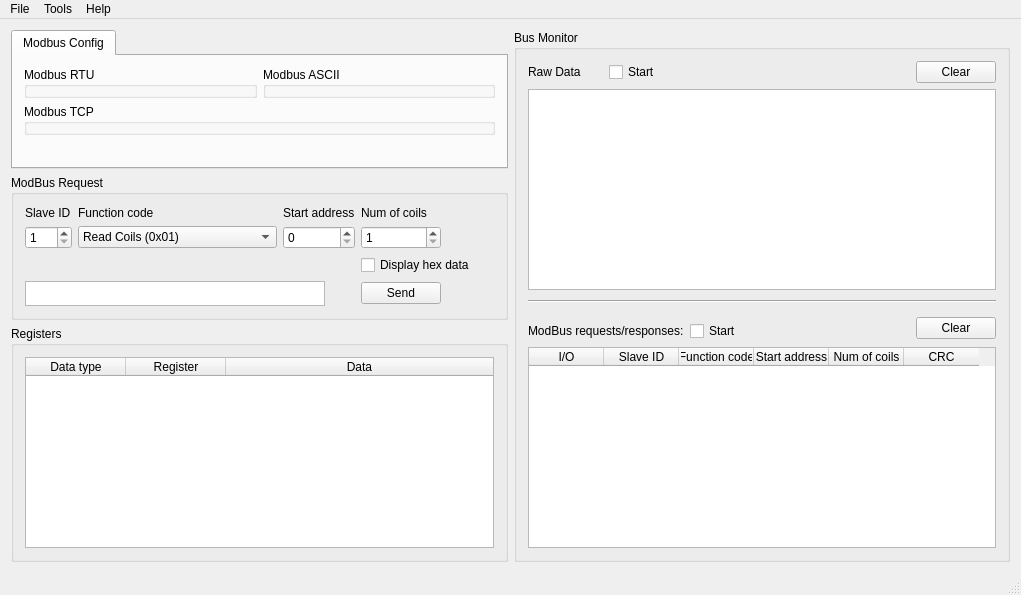
<?xml version="1.0" encoding="UTF-8"?>
<ui version="4.0">
 <class>MainWindowClass</class>
 <widget class="QMainWindow" name="MainWindowClass">
  <property name="geometry">
   <rect>
    <x>0</x>
    <y>0</y>
    <width>1021</width>
    <height>595</height>
   </rect>
  </property>
  <property name="windowTitle">
   <string>QModBus</string>
  </property>
  <property name="windowIcon">
   <iconset resource="../data/qmodbus.qrc">
    <normaloff>:/images/logo.png</normaloff>:/images/logo.png</iconset>
  </property>
  <widget class="QWidget" name="centralWidget">
   <layout class="QHBoxLayout" name="horizontalLayout_3">
    <item>
     <layout class="QVBoxLayout" name="verticalLayout">
      <item>
       <widget class="QTabWidget" name="tabWidget">
        <property name="sizePolicy">
         <sizepolicy hsizetype="Expanding" vsizetype="Expanding">
          <horstretch>0</horstretch>
          <verstretch>0</verstretch>
         </sizepolicy>
        </property>
        <property name="currentIndex">
         <number>0</number>
        </property>
        <widget class="QWidget" name="modbusConfigPage">
         <attribute name="title">
          <string>Modbus Config</string>
         </attribute>
         <layout class="QVBoxLayout" name="modbusConfigLayout">
          <property name="spacing">
           <number>6</number>
          </property>
          <item>
           <layout class="QHBoxLayout" name="serialConfigLayout">
            <item>
             <widget class="QGroupBox" name="rtuConfigGroup">
              <property name="title">
               <string>Modbus RTU</string>
              </property>
              <property name="sizePolicy">
               <sizepolicy hsizetype="Expanding" vsizetype="Fixed">
                <horstretch>1</horstretch>
                <verstretch>0</verstretch>
               </sizepolicy>
              </property>
              <property name="maximumSize">
               <size>
                <width>16777215</width>
                <height>155</height>
               </size>
              </property>
              <layout class="QVBoxLayout" name="rtuConfigGroupLayout">
               <property name="leftMargin">
                <number>4</number>
               </property>
               <property name="topMargin">
                <number>4</number>
               </property>
               <property name="rightMargin">
                <number>4</number>
               </property>
               <property name="bottomMargin">
                <number>4</number>
               </property>
               <item>
                <widget class="RtuSettingsWidget" name="rtuSettingsWidget" native="true"/>
               </item>
              </layout>
             </widget>
            </item>
            <item>
             <widget class="QGroupBox" name="asciiConfigGroup">
              <property name="title">
               <string>Modbus ASCII</string>
              </property>
              <property name="sizePolicy">
               <sizepolicy hsizetype="Expanding" vsizetype="Fixed">
                <horstretch>1</horstretch>
                <verstretch>0</verstretch>
               </sizepolicy>
              </property>
              <property name="maximumSize">
               <size>
                <width>16777215</width>
                <height>155</height>
               </size>
              </property>
              <layout class="QVBoxLayout" name="asciiConfigGroupLayout">
               <property name="leftMargin">
                <number>4</number>
               </property>
               <property name="topMargin">
                <number>4</number>
               </property>
               <property name="rightMargin">
                <number>4</number>
               </property>
               <property name="bottomMargin">
                <number>4</number>
               </property>
               <item>
                <widget class="AsciiSettingsWidget" name="asciiSettingsWidget" native="true"/>
               </item>
              </layout>
             </widget>
            </item>
           </layout>
          </item>
          <item>
           <widget class="QGroupBox" name="tcpConfigGroup">
            <property name="title">
             <string>Modbus TCP</string>
            </property>
            <property name="sizePolicy">
             <sizepolicy hsizetype="Preferred" vsizetype="Fixed">
              <horstretch>0</horstretch>
              <verstretch>0</verstretch>
             </sizepolicy>
            </property>
            <property name="maximumSize">
             <size>
              <width>16777215</width>
              <height>165</height>
             </size>
            </property>
            <layout class="QVBoxLayout" name="tcpConfigGroupLayout">
             <property name="leftMargin">
              <number>4</number>
             </property>
             <property name="topMargin">
              <number>4</number>
             </property>
             <property name="rightMargin">
              <number>4</number>
             </property>
             <property name="bottomMargin">
              <number>4</number>
             </property>
             <item>
              <widget class="TcpIpSettingsWidget" name="tcpSettingsWidget" native="true"/>
             </item>
            </layout>
           </widget>
          </item>
          <item>
           <spacer name="modbusConfigSpacer">
            <property name="orientation">
             <enum>Qt::Orientation::Vertical</enum>
            </property>
            <property name="sizeType">
             <enum>QSizePolicy::Policy::Expanding</enum>
            </property>
            <property name="sizeHint" stdset="0">
             <size>
              <width>20</width>
              <height>20</height>
             </size>
            </property>
           </spacer>
          </item>
         </layout>
        </widget>
       </widget>
      </item>
      <item>
       <widget class="QGroupBox" name="groupBox_2">
        <property name="title">
         <string>ModBus Request</string>
        </property>
        <layout class="QGridLayout" name="gridLayout_2">
         <item row="0" column="0">
          <widget class="QLabel" name="label_6">
           <property name="text">
            <string>Slave ID</string>
           </property>
          </widget>
         </item>
         <item row="0" column="1">
          <widget class="QLabel" name="label_7">
           <property name="text">
            <string>Function code</string>
           </property>
          </widget>
         </item>
         <item row="0" column="2">
          <widget class="QLabel" name="label_8">
           <property name="text">
            <string>Start address</string>
           </property>
          </widget>
         </item>
         <item row="0" column="3">
          <widget class="QLabel" name="label_9">
           <property name="text">
            <string>Num of coils</string>
           </property>
          </widget>
         </item>
         <item row="1" column="0">
          <widget class="QSpinBox" name="slaveID">
           <property name="minimum">
            <number>1</number>
           </property>
           <property name="maximum">
            <number>254</number>
           </property>
          </widget>
         </item>
         <item row="1" column="1">
          <widget class="QComboBox" name="functionCode">
           <item>
            <property name="text">
             <string>Read Coils (0x01)</string>
            </property>
           </item>
           <item>
            <property name="text">
             <string>Read Discrete Inputs (0x02)</string>
            </property>
           </item>
           <item>
            <property name="text">
             <string>Read Holding Registers (0x03)</string>
            </property>
           </item>
           <item>
            <property name="text">
             <string>Read Input Registers (0x04)</string>
            </property>
           </item>
           <item>
            <property name="text">
             <string>Write Single Coil (0x05)</string>
            </property>
           </item>
           <item>
            <property name="text">
             <string>Write Single Register (0x06)</string>
            </property>
           </item>
           <item>
            <property name="text">
             <string>Write Multiple Coils (0x0f)</string>
            </property>
           </item>
           <item>
            <property name="text">
             <string>Write Multiple Registers (0x10)</string>
            </property>
           </item>
          </widget>
         </item>
         <item row="1" column="2">
          <widget class="QSpinBox" name="startAddr">
           <property name="maximum">
            <number>65535</number>
           </property>
          </widget>
         </item>
         <item row="1" column="3">
          <widget class="QSpinBox" name="numCoils">
           <property name="minimum">
            <number>1</number>
           </property>
           <property name="maximum">
            <number>65535</number>
           </property>
          </widget>
         </item>
         <item row="1" column="4">
          <spacer name="horizontalSpacer">
           <property name="orientation">
            <enum>Qt::Orientation::Horizontal</enum>
           </property>
           <property name="sizeHint" stdset="0">
            <size>
             <width>40</width>
             <height>20</height>
            </size>
           </property>
          </spacer>
         </item>
         <item row="2" column="0">
          <spacer name="verticalSpacer">
           <property name="orientation">
            <enum>Qt::Orientation::Vertical</enum>
           </property>
           <property name="sizeType">
            <enum>QSizePolicy::Policy::Fixed</enum>
           </property>
           <property name="sizeHint" stdset="0">
            <size>
             <width>20</width>
             <height>20</height>
            </size>
           </property>
          </spacer>
         </item>
         <item row="2" column="3" colspan="2">
          <widget class="QCheckBox" name="checkBoxHexData">
           <property name="text">
            <string>Display hex data</string>
           </property>
          </widget>
         </item>
         <item row="3" column="0" colspan="3">
          <widget class="QTextEdit" name="requestPreview">
           <property name="sizePolicy">
            <sizepolicy hsizetype="Fixed" vsizetype="Fixed">
             <horstretch>0</horstretch>
             <verstretch>0</verstretch>
            </sizepolicy>
           </property>
           <property name="maximumSize">
            <size>
             <width>300</width>
             <height>25</height>
            </size>
           </property>
           <property name="font">
            <font>
             <family>Courier</family>
            </font>
           </property>
           <property name="verticalScrollBarPolicy">
            <enum>Qt::ScrollBarPolicy::ScrollBarAlwaysOff</enum>
           </property>
           <property name="horizontalScrollBarPolicy">
            <enum>Qt::ScrollBarPolicy::ScrollBarAlwaysOff</enum>
           </property>
           <property name="undoRedoEnabled">
            <bool>false</bool>
           </property>
           <property name="textInteractionFlags">
            <set>Qt::TextInteractionFlag::TextSelectableByKeyboard|Qt::TextInteractionFlag::TextSelectableByMouse</set>
           </property>
          </widget>
         </item>
         <item row="3" column="3">
          <widget class="QPushButton" name="sendBtn">
           <property name="text">
            <string>Send</string>
           </property>
          </widget>
         </item>
        </layout>
       </widget>
      </item>
      <item>
       <widget class="QGroupBox" name="groupBox_4">
        <property name="title">
         <string>Registers</string>
        </property>
        <layout class="QVBoxLayout" name="verticalLayout_2">
         <item>
          <widget class="QTableWidget" name="regTable">
           <attribute name="horizontalHeaderDefaultSectionSize">
            <number>100</number>
           </attribute>
           <attribute name="horizontalHeaderStretchLastSection">
            <bool>true</bool>
           </attribute>
           <attribute name="verticalHeaderVisible">
            <bool>false</bool>
           </attribute>
           <attribute name="verticalHeaderDefaultSectionSize">
            <number>29</number>
           </attribute>
           <column>
            <property name="text">
             <string>Data type</string>
            </property>
           </column>
           <column>
            <property name="text">
             <string>Register</string>
            </property>
           </column>
           <column>
            <property name="text">
             <string>Data</string>
            </property>
           </column>
          </widget>
         </item>
        </layout>
       </widget>
      </item>
     </layout>
    </item>
    <item>
     <widget class="QGroupBox" name="groupBox_3">
      <property name="title">
       <string>Bus Monitor</string>
      </property>
      <layout class="QGridLayout" name="gridLayout_4">
       <item row="0" column="0">
        <widget class="QLabel" name="label_10">
         <property name="text">
          <string>Raw Data</string>
         </property>
        </widget>
       </item>
       <item row="0" column="1">
        <widget class="QCheckBox" name="rawDataAutoScroll">
         <property name="text">
          <string>Start</string>
         </property>
         <property name="checked">
          <bool>false</bool>
         </property>
        </widget>
       </item>
       <item row="0" column="2">
        <spacer name="horizontalSpacer_2">
         <property name="orientation">
          <enum>Qt::Orientation::Horizontal</enum>
         </property>
         <property name="sizeHint" stdset="0">
          <size>
           <width>201</width>
           <height>20</height>
          </size>
         </property>
        </spacer>
       </item>
       <item row="0" column="3">
        <widget class="QPushButton" name="clearBusRawData">
         <property name="text">
          <string>Clear</string>
         </property>
        </widget>
       </item>
       <item row="1" column="0" colspan="4">
        <widget class="QPlainTextEdit" name="rawData">
         <property name="font">
          <font>
           <family>Fixedsys</family>
           <pointsize>10</pointsize>
          </font>
         </property>
         <property name="undoRedoEnabled">
          <bool>false</bool>
         </property>
         <property name="readOnly">
          <bool>true</bool>
         </property>
        </widget>
       </item>
       <item row="2" column="0">
        <spacer name="verticalSpacer_2">
         <property name="orientation">
          <enum>Qt::Orientation::Vertical</enum>
         </property>
         <property name="sizeType">
          <enum>QSizePolicy::Policy::Fixed</enum>
         </property>
         <property name="sizeHint" stdset="0">
          <size>
           <width>20</width>
           <height>4</height>
          </size>
         </property>
        </spacer>
       </item>
       <item row="3" column="0" colspan="4">
        <widget class="Line" name="line">
         <property name="orientation">
          <enum>Qt::Orientation::Horizontal</enum>
         </property>
        </widget>
       </item>
       <item row="4" column="0" rowspan="2">
        <spacer name="verticalSpacer_3">
         <property name="orientation">
          <enum>Qt::Orientation::Vertical</enum>
         </property>
         <property name="sizeType">
          <enum>QSizePolicy::Policy::Fixed</enum>
         </property>
         <property name="sizeHint" stdset="0">
          <size>
           <width>20</width>
           <height>4</height>
          </size>
         </property>
        </spacer>
       </item>
       <item row="6" column="0" colspan="2">
        <widget class="QLabel" name="label_11">
         <property name="text">
          <string>ModBus requests/responses:</string>
         </property>
        </widget>
       </item>
       <item row="6" column="2">
        <widget class="QCheckBox" name="busMonAutoScroll">
         <property name="text">
          <string>Start</string>
         </property>
         <property name="checked">
          <bool>false</bool>
         </property>
        </widget>
       </item>
       <item row="5" column="2" rowspan="2">
        <spacer name="horizontalSpacer_3">
         <property name="orientation">
          <enum>Qt::Orientation::Horizontal</enum>
         </property>
         <property name="sizeHint" stdset="0">
          <size>
           <width>156</width>
           <height>20</height>
          </size>
         </property>
        </spacer>
       </item>
       <item row="5" column="3" rowspan="2">
        <widget class="QPushButton" name="clearBusMonTable">
         <property name="text">
          <string>Clear</string>
         </property>
        </widget>
       </item>
       <item row="7" column="0" colspan="4">
        <widget class="QTableWidget" name="busMonTable">
         <property name="editTriggers">
          <set>QAbstractItemView::EditTrigger::NoEditTriggers</set>
         </property>
         <attribute name="horizontalHeaderCascadingSectionResizes">
          <bool>true</bool>
         </attribute>
         <attribute name="horizontalHeaderDefaultSectionSize">
          <number>75</number>
         </attribute>
         <attribute name="verticalHeaderDefaultSectionSize">
          <number>29</number>
         </attribute>
         <column>
          <property name="text">
           <string>I/O</string>
          </property>
         </column>
         <column>
          <property name="text">
           <string>Slave ID</string>
          </property>
         </column>
         <column>
          <property name="text">
           <string>Function code</string>
          </property>
         </column>
         <column>
          <property name="text">
           <string>Start address</string>
          </property>
         </column>
         <column>
          <property name="text">
           <string>Num of coils</string>
          </property>
         </column>
         <column>
          <property name="text">
           <string>CRC</string>
          </property>
         </column>
        </widget>
       </item>
      </layout>
     </widget>
    </item>
   </layout>
  </widget>
  <widget class="QStatusBar" name="statusBar"/>
  <widget class="QMenuBar" name="menuBar">
   <property name="geometry">
    <rect>
     <x>0</x>
     <y>0</y>
     <width>1021</width>
     <height>25</height>
    </rect>
   </property>
   <widget class="QMenu" name="menuFile">
    <property name="title">
     <string>File</string>
    </property>
    <addaction name="actionQuit"/>
   </widget>
   <widget class="QMenu" name="menuHelp">
    <property name="title">
     <string>Help</string>
    </property>
    <addaction name="actionAbout_QModBus"/>
   </widget>
   <widget class="QMenu" name="menuTools">
    <property name="title">
     <string>Tools</string>
    </property>
    <addaction name="actionBatchProcessing"/>
   </widget>
   <addaction name="menuFile"/>
   <addaction name="menuTools"/>
   <addaction name="menuHelp"/>
  </widget>
  <action name="actionQuit">
   <property name="text">
    <string>Quit</string>
   </property>
  </action>
  <action name="actionAbout_QModBus">
   <property name="text">
    <string>About QModBus</string>
   </property>
  </action>
  <action name="actionBatchProcessing">
   <property name="text">
    <string>Batch processing</string>
   </property>
  </action>
 </widget>
 <layoutdefault spacing="6" margin="11"/>
 <customwidgets>
  <customwidget>
   <class>RtuSettingsWidget</class>
   <extends>QWidget</extends>
   <header>rtusettingswidget.h</header>
   <container>1</container>
  </customwidget>
  <customwidget>
   <class>TcpIpSettingsWidget</class>
   <extends>QWidget</extends>
   <header>tcpipsettingswidget.h</header>
   <container>1</container>
  </customwidget>
  <customwidget>
   <class>AsciiSettingsWidget</class>
   <extends>QWidget</extends>
   <header>asciisettingswidget.h</header>
   <container>1</container>
  </customwidget>
 </customwidgets>
 <resources>
  <include location="../data/qmodbus.qrc"/>
 </resources>
 <connections>
  <connection>
   <sender>actionQuit</sender>
   <signal>triggered()</signal>
   <receiver>MainWindowClass</receiver>
   <slot>close()</slot>
   <hints>
    <hint type="sourcelabel">
     <x>-1</x>
     <y>-1</y>
    </hint>
    <hint type="destinationlabel">
     <x>214</x>
     <y>236</y>
    </hint>
   </hints>
  </connection>
  <connection>
   <sender>clearBusRawData</sender>
   <signal>clicked()</signal>
   <receiver>rawData</receiver>
   <slot>clear()</slot>
   <hints>
    <hint type="sourcelabel">
     <x>833</x>
     <y>65</y>
    </hint>
    <hint type="destinationlabel">
     <x>669</x>
     <y>186</y>
    </hint>
   </hints>
  </connection>
  <connection>
   <sender>actionBatchProcessing</sender>
   <signal>triggered()</signal>
   <receiver>MainWindowClass</receiver>
   <slot>openBatchProcessor()</slot>
   <hints>
    <hint type="sourcelabel">
     <x>-1</x>
     <y>-1</y>
    </hint>
    <hint type="destinationlabel">
     <x>444</x>
     <y>297</y>
    </hint>
   </hints>
  </connection>
 </connections>
 <slots>
  <slot>openBatchProcessor()</slot>
 </slots>
</ui>
